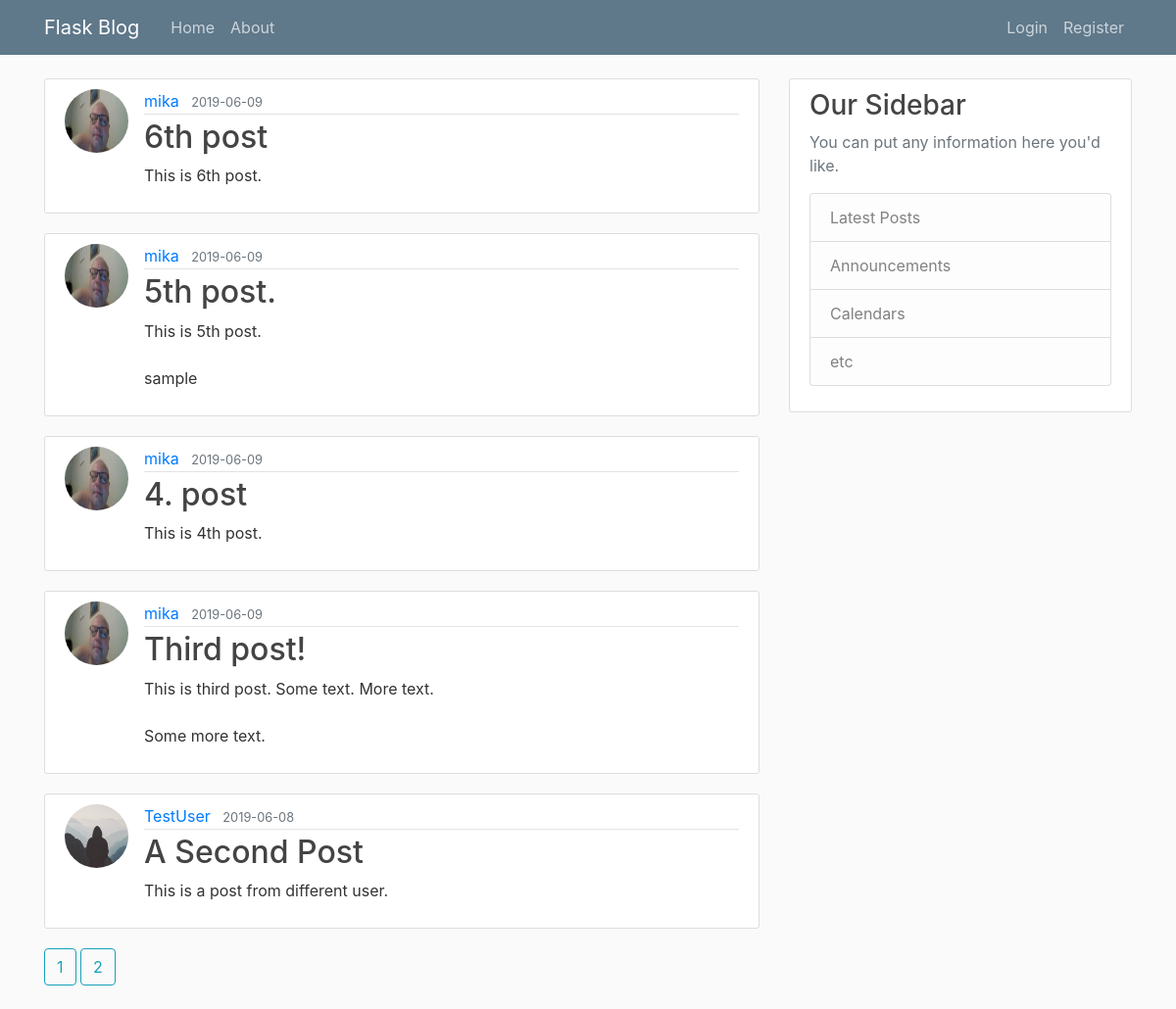
Page /home on the earlier database version.
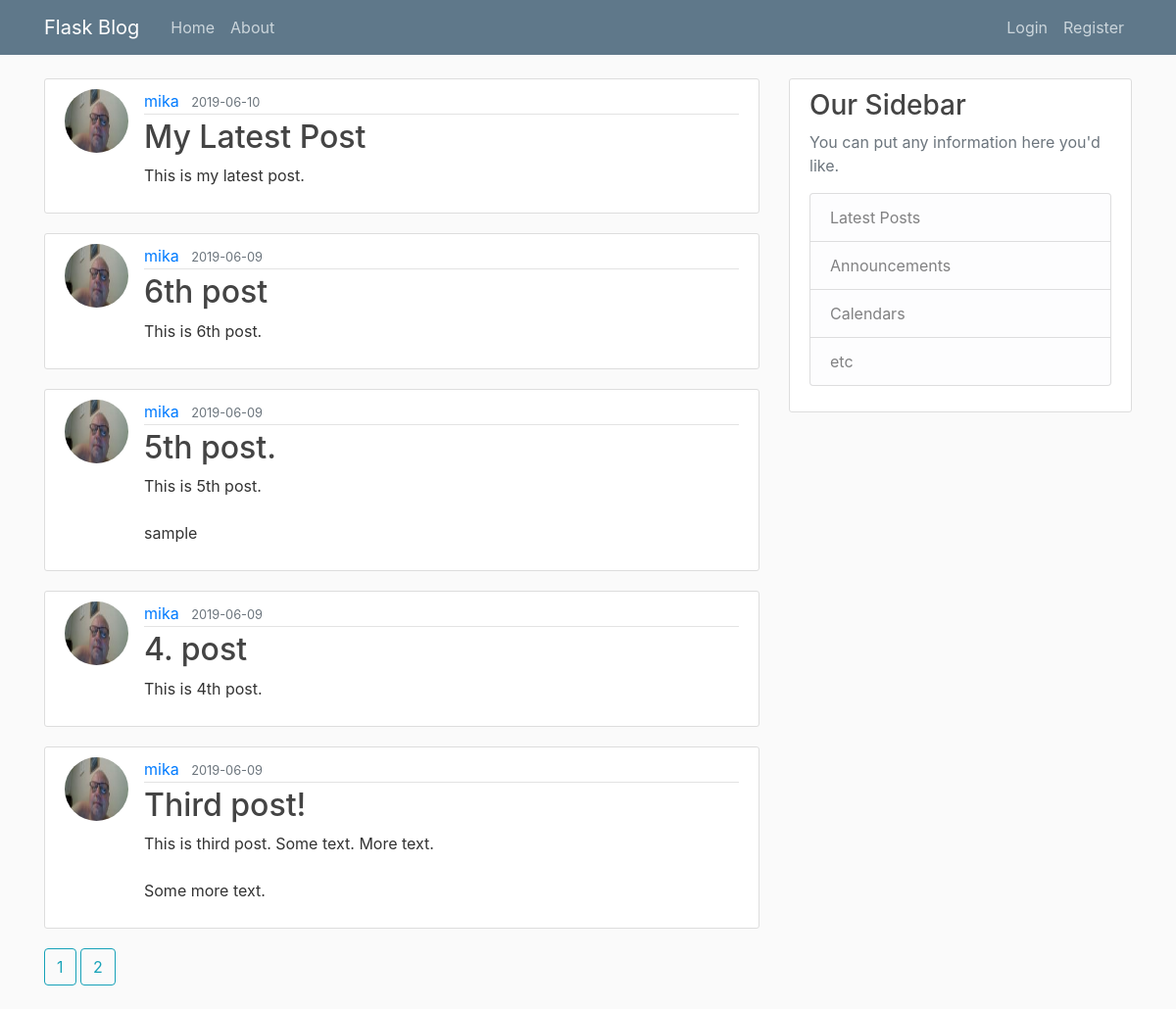
Same page on the later database version.
### flaskblog/models.py (models this page shows, shortened)
class Post(db.Model):
    id = db.Column(db.Integer, primary_key=True)
    title = db.Column(db.String(100), nullable=False)
    date_posted = db.Column(db.DateTime, nullable=False, default=datetime.utcnow)
    content = db.Column(db.Text, nullable=False)
    user_id = db.Column(db.Integer, db.ForeignKey('user.id'), nullable=False)

class User(db.Model, UserMixin):
    id = db.Column(db.Integer, primary_key=True)
    username = db.Column(db.String(20), unique=True, nullable=False)
    email = db.Column(db.String(120), unique=True, nullable=False)
    image_file = db.Column(db.String(20), nullable=False, default='default.jpg')
    password = db.Column(db.String(60), nullable=False)
    posts = db.relationship('Post', backref='author', lazy=True)

### flaskblog/routes.py (the view)
@app.route('/')
@app.route('/home')
def home():
    page = request.args.get('page', 1, type=int)
    posts = Post.query.order_by(Post.date_posted.desc()).paginate(page=page, per_page=5)
    return render_template('home.html', posts=posts)

### flaskblog/templates/home.html
{% extends "layout.html" %}
{% block content %}
    {% for post in posts.items %}
    <article class="media content-section">
        <img  class="rounded-circle article-img" src="{{ url_for('static', filename='profile_pics/' + post.author.image_file) }}">
        <div class="media-body">
            <div class="article-metadata">
            <a class="mr-2" href="#">{{ post.author.username }}</a>
            <small class="text-muted">{{ post.date_posted.strftime('%Y-%m-%d') }}</small>
            </div>
            <h2><a class="article-title" href="{{ url_for('post', post_id=post.id) }}">{{ post.title }}</a></h2>
            <p class="article-content">{{ post.content }}</p>
        </div>
    </article>
    {% endfor %}
    {% for page_num in posts.iter_pages() %}
        {% if page_num %}
          <a class="btn btn-outline-info mb-4" href="{{ url_for('home', page=page_num) }}">{{ page_num }}</a>
        {% else %}
          ...
        {% endif %}
    {% endfor %}
{% endblock content %}

Differences in the rows shown:
no longer on this page (row unchanged): Post: image_file (placeholder picture), author.username "TestUser", date_posted "2019-06-08", title "A Second Post", content "This is a post from different user."
added Post: image_file (picture), author.username "mika", date_posted "2019-06-10", title "My Latest Post", content "This is my latest post."
